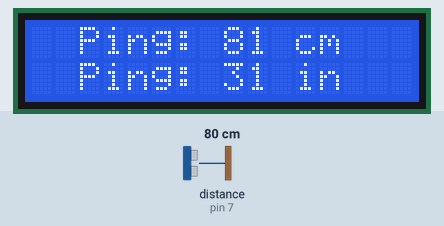
The sketch below on a simulated Arduino Mega 2560, built with avr-gcc and run on an emulated ATmega2560. On the bench: 16×2 character LCD. Inputs (shaded band) come from the test bench; at power-on: distance to the obstacle (sensor on pin 7) 80 cm. The echo pulse lasts 58.3 µs per cm.

Above: at 1.2 s.
1.3 s: distance to the obstacle (sensor on pin 7) set to 2 cm
At 3.1 s:
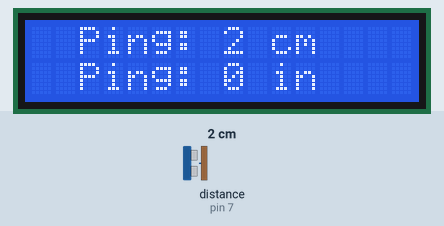
3.6 s: distance to the obstacle (sensor on pin 7) set to 4 cm
At 5.1 s:
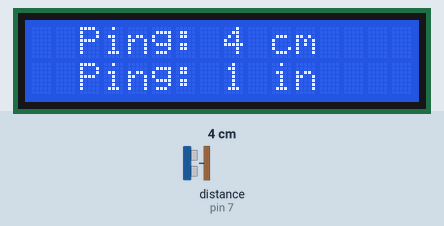
5.6 s: distance to the obstacle (sensor on pin 7) set to 9 cm
At 7.2 s:
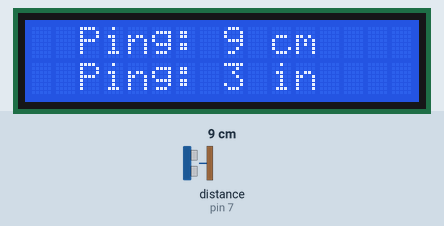
Timing chart, 0 to 8.7 s (numbered marks = the images above; inputs shaded):
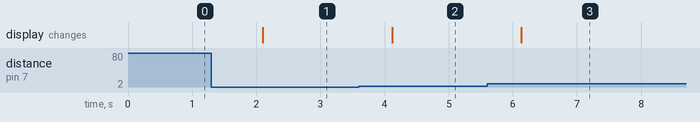

The sketch:

arduino-2560-ultrasound-pwmcontrast-LCD.ino
```cpp
#include <LiquidCrystal.h>
#include <NewPing.h>

LiquidCrystal lcd(33,31,22,24,26,28); //Creating object

#define ECHO_PIN 7 //Defining pins
#define TRIG_PIN 6
#define MAX_DIST 300

int contrast = 100; //Defining contrast

NewPing sonar(TRIG_PIN, ECHO_PIN, MAX_DIST); //Defining newping object (The HC-SR04)

void setup() { //Setup
  lcd.begin(16,2); //Change this to the size of your LCD, my happens to be 16x2
  lcd.clear(); //Clear screen
  pinMode(2, OUTPUT); //Setting contrast pin 2 to an output
  analogWrite(2, contrast); //Setting contrast
}

void loop() {
  unsigned int uS1 = sonar.ping_in(); //Ping in inches
  unsigned int uS2 = sonar.ping_cm(); // Ping in cm
  lcd.clear(); //Clearing screen
  lcd.setCursor(2,0); //Setting cursor
  lcd.print("Ping: "); //Printing text
  lcd.print(uS2);
  lcd.print(" cm");
  lcd.setCursor(2,1);
  lcd.print("Ping: ");
  lcd.print(uS1);
  lcd.print(" in");
  lcd.setCursor(1,0);
  delay(1000); //Change this to the update time you want, I just used 1000 ms

}
```

Measured:
- after the input at 1.3 s, the display: changes after 0.80 s (image 1)
- after the input at 3.6 s, the display: changes after 0.52 s (image 2)
- after the input at 5.6 s, the display: changes after 0.53 s (image 3)
